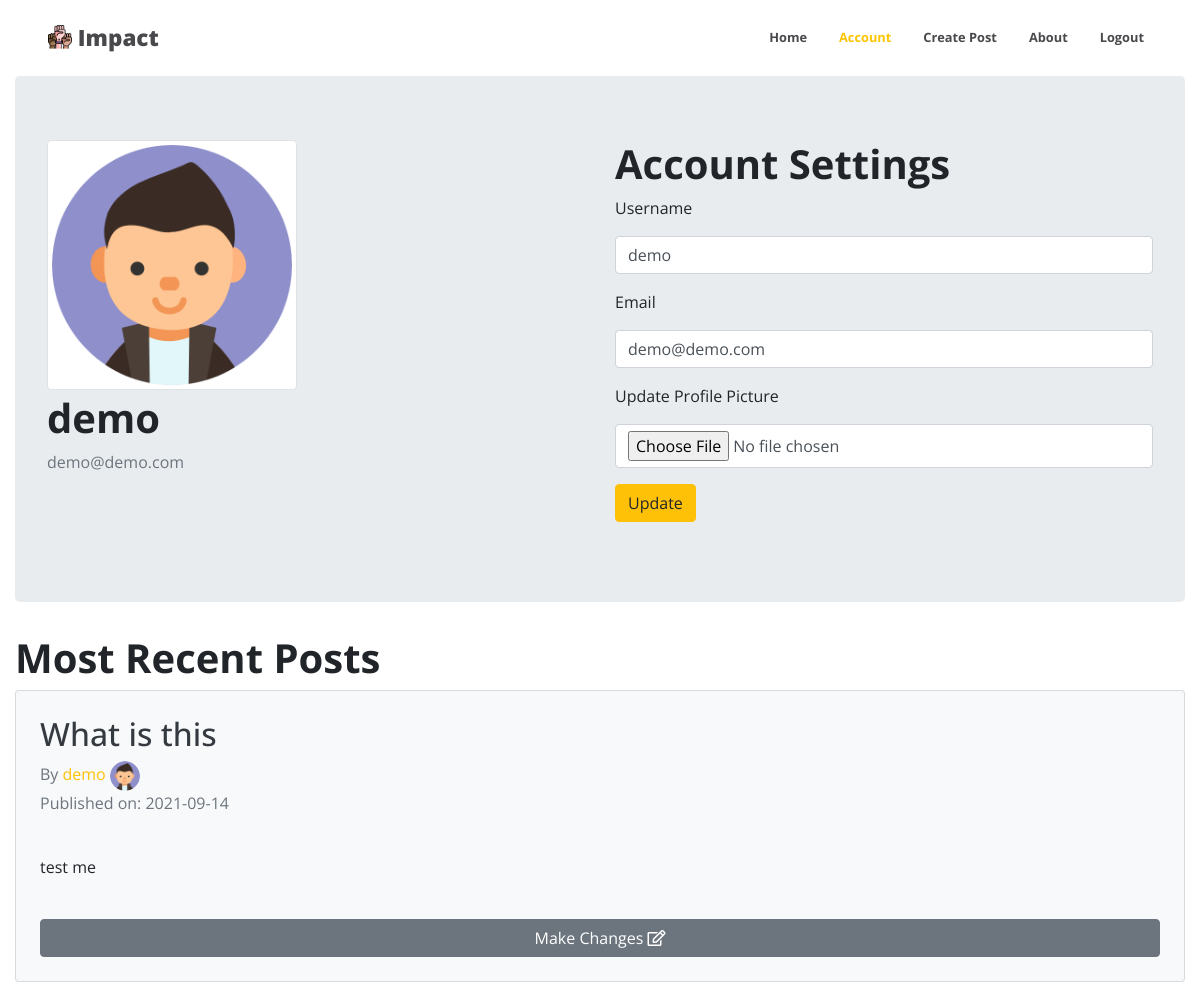
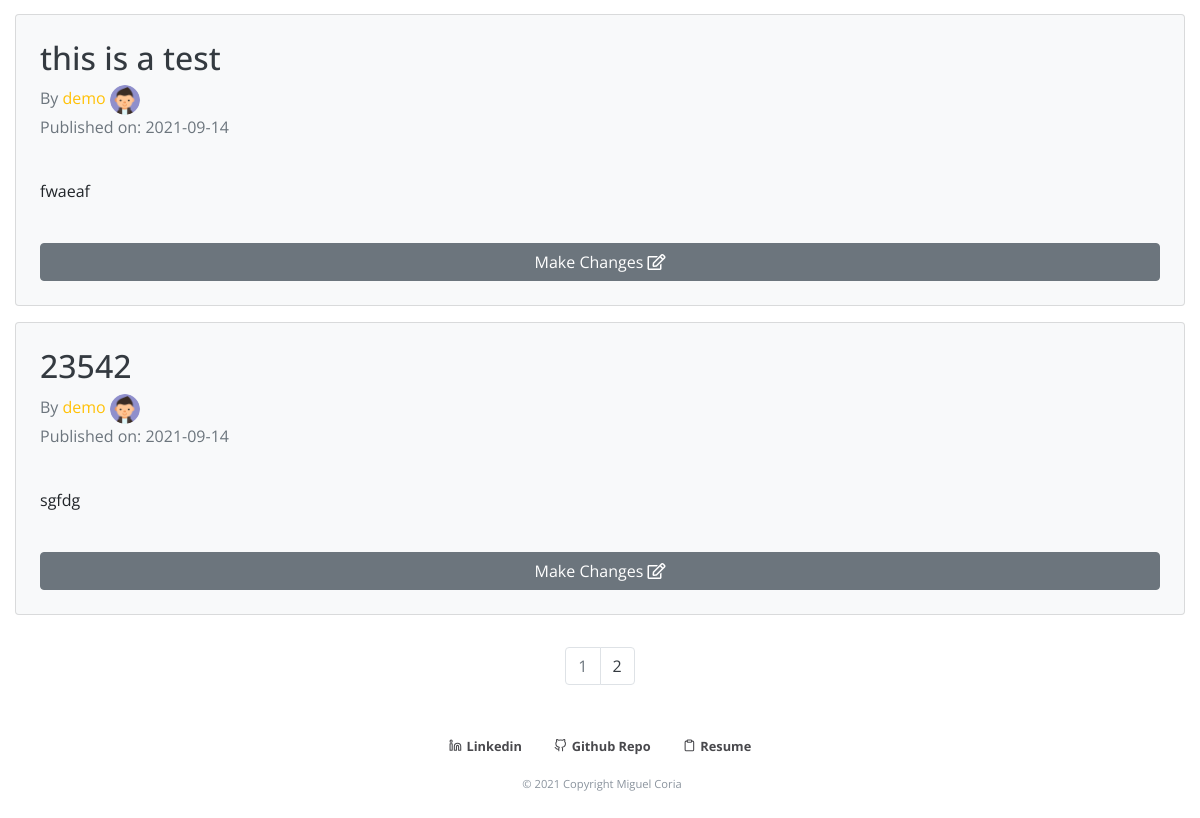
Before: /account (signed in) with the older database file (2 pictures, top to bottom).
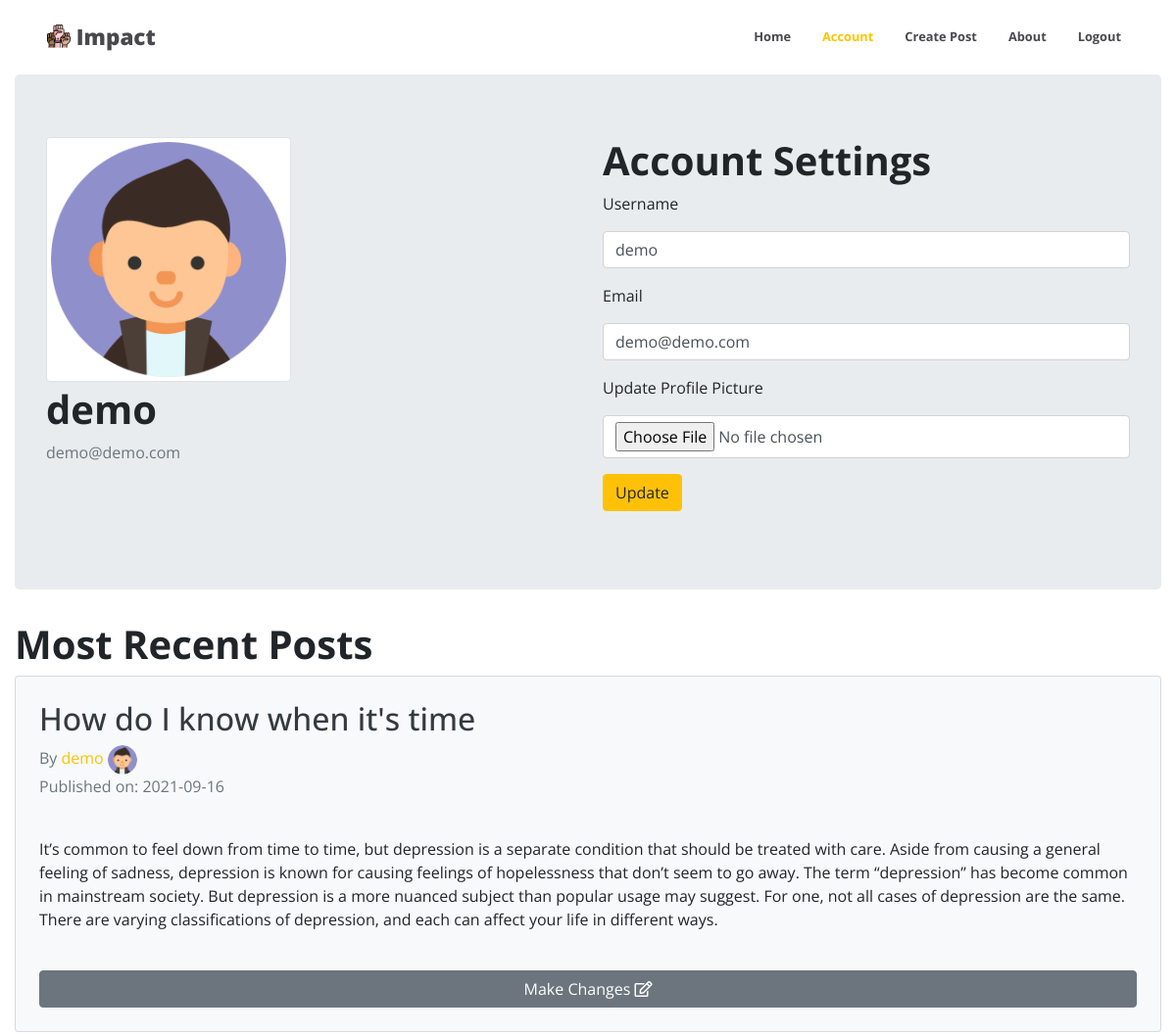
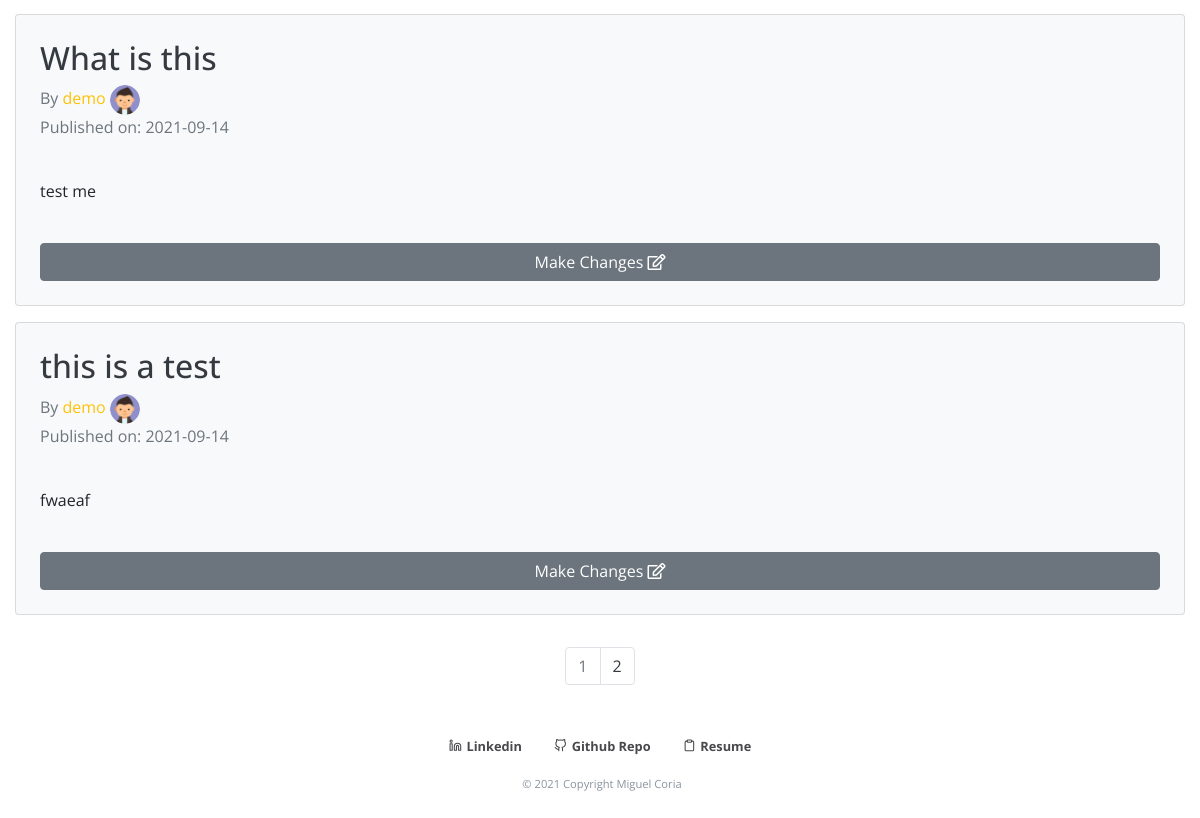
After: the same page with the newer database file (2 pictures, top to bottom).
### impact/models.py (models this page shows, shortened)
class Post(db.Model):
    users = db.relationship(User)
    id = db.Column(db.Integer, primary_key=True)
    post_image = db.Column(db.String(64), nullable=False, default='default_thumb.png')
    user_id = db.Column(db.Integer, db.ForeignKey('users.id'), nullable=False)
    date = db.Column(db.DateTime, nullable=False, default=datetime.utcnow)
    title = db.Column(db.String(140), nullable=False)
    text = db.Column(db.Text, nullable=False)

class User(db.Model,UserMixin):
    __tablename__ = 'users'
    id = db.Column(db.Integer, primary_key=True)
    profile_image = db.Column(db.String(64), nullable=False, default='default_profile.png')
    email = db.Column(db.String(64), unique=True, index=True)
    username = db.Column(db.String(64), unique=True, index=True)
    password_hash = db.Column(db.String(128))
    posts = db.relationship("Post", backref="author", lazy=True)

### impact/users/views.py (the view)
@users.route('/account', methods=['GET', 'POST'])
@login_required
def account():
    page = request.args.get('page', 1, type=int)
    posts = Post.query.filter_by(user_id=current_user.id).order_by(Post.date.desc()).paginate(page=page, per_page=3)
    user = User.query.filter_by(username=current_user.username).first()
    form = UpdateUserForm()
    if form.validate_on_submit():
        email = User.query.filter_by(email=form.email.data).first()
        user = User.query.filter_by(username=form.username.data).first()
        if form.avatar.data:
            username = current_user.username
            pic = add_profile_pic(form.avatar.data, username)
            current_user.profile_image = pic
        if form.username.data == current_user.username and form.email.data == current_user.email:
            flash('Your account is already up to date!', 'success')
            db.session.commit()
            return redirect(url_for('users.account'))
        if user is not None and email is not None:
            flash('Your account could not be updated', 'error')
            db.session.commit()
            return redirect(url_for('users.account'))
        current_user.username = form.username.data
        current_user.email = form.email.data
        db.session.commit()
        flash(u'Your account has been successfully updated!', 'success')
        return redirect(url_for('users.account'))
    elif request.method == "GET":
        form.username.data = current_user.username
        form.email.data = current_user.email
    profile_image = url_for('static', filename='profile_pics/' + current_user.profile_image)
    return render_template('account.html', profile_image=profile_image, form=form, posts=posts, user=user)

### impact/users/forms.py (shortened to what this page needs)
class UpdateUserForm(FlaskForm):
    email = StringField('Email', validators=[DataRequired(), Email()])
    username = StringField('Username', validators=[DataRequired()])
    avatar = FileField('Update Profile Picture', validators=[
                        FileAllowed(['jpg', 'png', 'jpeg', 'gif'])])
    submit = SubmitField('Update')

### impact/models.py (called while the page is built)
@login_manager.user_loader
def load_user(user_id):
    return User.query.get(user_id)

### impact/templates/account.html (shortened to what this page needs)
{% extends "base.html" %}
{% block content %}
<div class="jumbotron">
<div class="row">
  <div class="col">
    <img class="img-thumbnail mb-1" align='center' src="{{url_for('static',filename='profile_pics/'+current_user.profile_image)}}" width="250">
    <h1 class="font-weight-bold">{{current_user.username}}</h1>
    <p class='text-muted'>{{ current_user.email }}</p>
  </div>
  <div class="col container">
  <h1 class="font-weight-bold">Account Settings</h1>
    <form  method="POST" action="" enctype="multipart/form-data">
    <div class="form-group">
        {{form.username.label(class='form-group')}}
        {{form.username(class='form-control')}}
      </div>
      <div class="form-group">
      {{form.email.label(class='form-group')}}
      {{form.email(class='form-control')}}
      </div>
      <div class="form-group">
      {{form.avatar.label(class='form-group')}}
      {{form.avatar(class='form-control')}}
      </div>
      <div class="form-group">
       {{form.submit(class='btn btn-warning')}}
      </div>
    </form>
  </div>
  </div>
</div>
<div>
  <h1 class="font-weight-bold">Most Recent Posts</h1>
{% for post in posts.items  %}
<div class="card bg-light mb-3 p-4">
  <h2 class="text-dark"> <a class="text-dark" href="{{url_for('blog_post.blog_post',blog_post_id=post.id)}}">{{post.title}}</a> </h2>
  <a class="text-muted" href="{{url_for('users.user_posts',username=post.author.username)}}"><span class="text-muted">By </span><span class="text-warning">{{post.author.username}}</span> <img class=" card-image" align='center' src="{{url_for('static',filename='profile_pics/'+post.author.profile_image)}}" width="30"></a>
  <p class='text-muted'>Published on: {{post.date.strftime("%Y-%m-%d")}}</p>
   <br>
   <p>{{post.text}}</p>
   <br>
  <a href="{{ url_for('blog_post.blog_post', blog_post_id=post.id) }}" class="btn btn-secondary">Make Changes <i class="far fa-edit"></i></a>
</div>
{% endfor %}
</div>
</div>
<nav aria-label='Page Navigation example'>
<ul class="pagination justify-content-center">
    {% for page_num in posts.iter_pages(left_edge=1,right_edge=1,left_current=1,right_current=2)  %}
      {% if posts.page == page_num %}
      <li class='page-item disabled'>
        <a class="page-link" href="{{url_for('users.account',username=user.username,page=page_num)}}">{{ page_num}}</a>
      </li>
      {% else %}
      <li class='page-item'>
        <a class="page-link text-dark" href="{{url_for('users.account',username=user.username,page=page_num)}}">{{ page_num}}</a>
      </li>
      {% endif %}
    {% endfor %}
  </ul>
</nav>
{% endblock %}

Changed rows visible on the page:
no longer on this page (row unchanged): Post: title "23542", author.username "demo", profile_image (placeholder picture), date "2021-09-14", text "sgfdg"
added Post: title "How do I know when it's time", author.username "demo", profile_image (placeholder picture), date "2021-09-16", text "It’s common to feel down from time to time, but depression is a separate condition that should be treated with care. Aside from causing a general feeling of sadness, depression is known for causing feelings of hopelessness that don’t seem to go away. The term “depression” has become common in mainstream society. But depression is a more nuanced subject than popular usage may suggest. For one, not all cases of depression are the same. There are varying classifications of depression, and each can affect your life in different ways."
